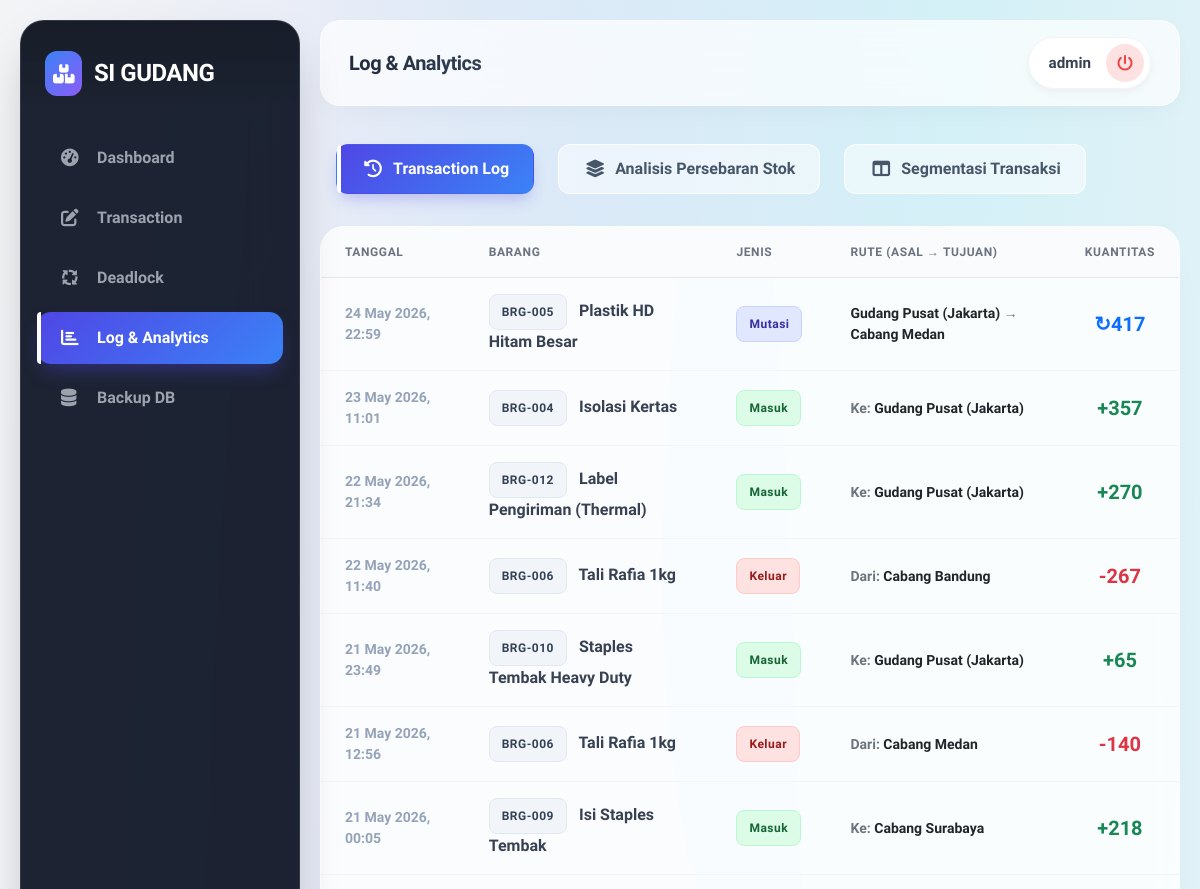
/pages/log.php (signed in, upper part), run on an earlier commit of the app's database.
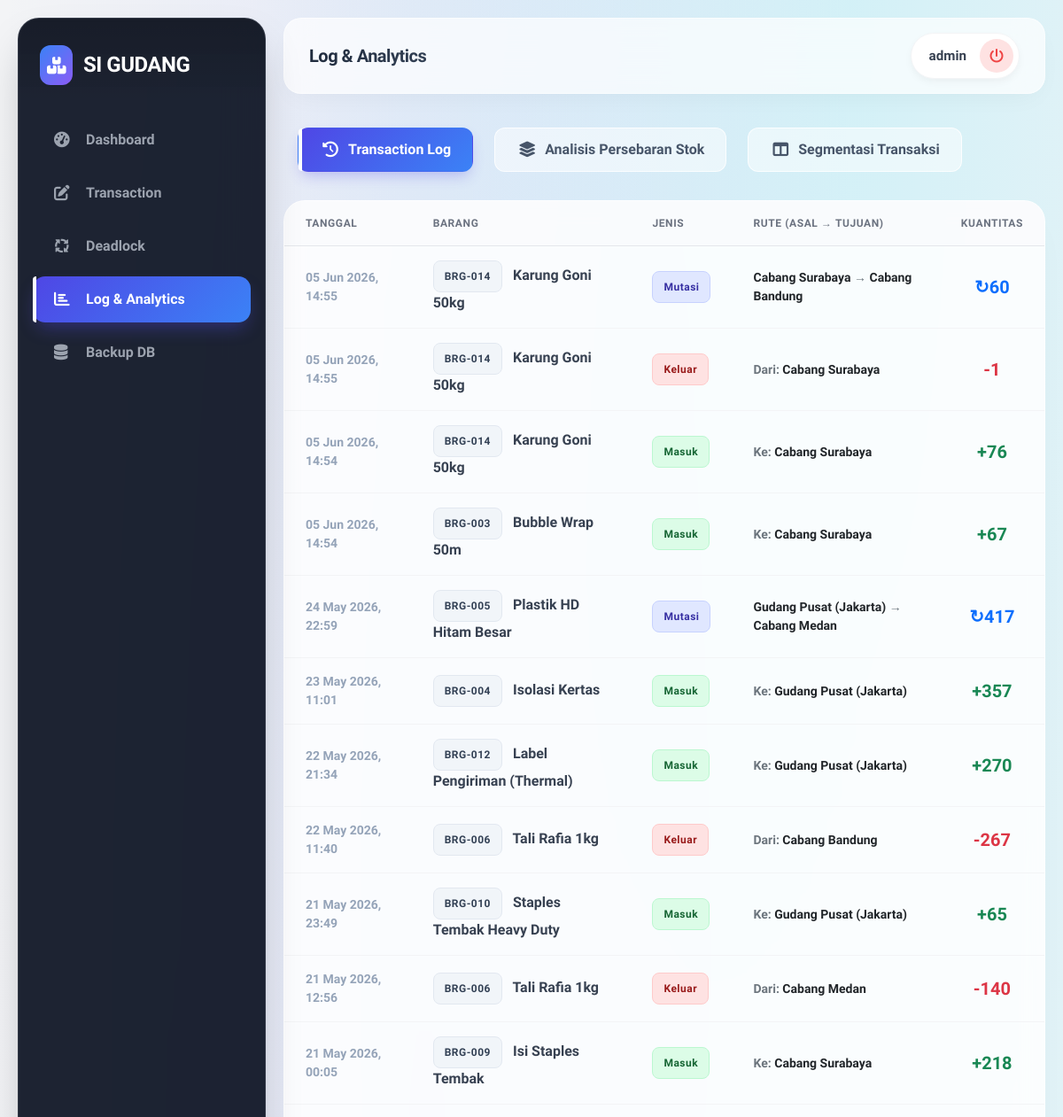
And on a later commit of the database.
### tables this page shows
CREATE TABLE `transaksi` (
  `id` int NOT NULL AUTO_INCREMENT,
  `barang_id` int NOT NULL,
  `jenis_transaksi` enum('masuk','keluar','mutasi') NOT NULL,
  `jumlah` int NOT NULL,
  `cabang_asal_id` int DEFAULT NULL,
  `cabang_tujuan_id` int DEFAULT NULL,
  `tanggal` timestamp NULL DEFAULT CURRENT_TIMESTAMP,
  PRIMARY KEY (`id`),
  KEY `barang_id` (`barang_id`),
  KEY `cabang_asal_id` (`cabang_asal_id`),
  KEY `cabang_tujuan_id` (`cabang_tujuan_id`),
  CONSTRAINT `transaksi_ibfk_1` FOREIGN KEY (`barang_id`) REFERENCES `barang` (`id`) ON DELETE CASCADE,
  CONSTRAINT `transaksi_ibfk_2` FOREIGN KEY (`cabang_asal_id`) REFERENCES `cabang` (`id`) ON DELETE SET NULL,
  CONSTRAINT `transaksi_ibfk_3` FOREIGN KEY (`cabang_tujuan_id`) REFERENCES `cabang` (`id`) ON DELETE SET NULL
);

CREATE TABLE `barang` (
  `id` int NOT NULL AUTO_INCREMENT,
  `kode_barang` varchar(20) NOT NULL,
  `nama_barang` varchar(100) NOT NULL,
  PRIMARY KEY (`id`),
  UNIQUE KEY `kode_barang` (`kode_barang`)
);

CREATE TABLE `cabang` (
  `id` int NOT NULL AUTO_INCREMENT,
  `nama_cabang` varchar(100) NOT NULL,
  `lokasi` varchar(255) DEFAULT NULL,
  PRIMARY KEY (`id`)
);

### pages/log.php (the view, shortened to what this page needs)
<?php
require_once __DIR__ . '/../config/koneksi.php';
$query_log = "
    SELECT
        t.tanggal,
        b.kode_barang,
        b.nama_barang,
        t.jenis_transaksi,
        t.jumlah,
        c1.nama_cabang as asal,
        c2.nama_cabang as tujuan
    FROM transaksi t
    JOIN barang b ON t.barang_id = b.id
    LEFT JOIN cabang c1 ON t.cabang_asal_id = c1.id
    LEFT JOIN cabang c2 ON t.cabang_tujuan_id = c2.id
    ORDER BY t.tanggal DESC
";
$transaksi = mysqli_query($conn, $query_log);
?>
<!DOCTYPE html>
<html lang="id">
<head>
    <link href="https://cdn.jsdelivr.net/npm/bootstrap@5.3.0/dist/css/bootstrap.min.css" rel="stylesheet">
    <link rel="stylesheet" href="https://cdnjs.cloudflare.com/ajax/libs/font-awesome/6.4.0/css/all.min.css">
</head>
<body>
<div class="sidebar-container d-none d-md-flex">
    <div class="sidebar-logo">
        <h4 class="text-white fw-bold m-0 d-flex align-items-center" style="letter-spacing:-0.5px;">
            <div style="background: linear-gradient(135deg, #3b82f6, #8b5cf6); padding: 8px; border-radius: 12px; margin-right: 12px;">
                <i class="fa-solid fa-boxes-stacked text-white" style="font-size: 1.2rem;"></i>
            </div>
            SI GUDANG
        </h4>
    </div>
    <div class="flex-grow-1 overflow-auto mt-2 pb-4">
        <a class="nav-link" href="index.php"><i class="fa-solid fa-gauge-high"></i> Dashboard</a>
        <?php if ($_SESSION['role'] == 'Admin') : ?>
        <a class="nav-link" href="transaction.php"><i class="fa-solid fa-pen-to-square"></i> Transaction</a>
        <a class="nav-link" href="deadlock.php"><i class="fa-solid fa-arrows-spin"></i> Deadlock</a>
        <?php endif; ?>
        <a class="nav-link active" href="log.php"><i class="fa-solid fa-chart-bar"></i> Log & Analytics</a>
        <?php if ($_SESSION['role'] == 'Admin') : ?>
        <a class="nav-link" href="backup.php"><i class="fa-solid fa-database"></i> Backup DB</a>
        <?php endif; ?>
    </div>
</div>
<div class="main-wrapper">
    <div class="topbar-floating">
        <h5 class="topbar-title">Log & Analytics</h5>
        <div class="user-profile">
            <span><?= $_SESSION['username']; ?></span>
            <a href="logout.php" class="btn-logout" title="Logout"><i class="fa-solid fa-power-off"></i></a>
        </div>
    </div>
    <ul class="nav nav-pills mb-4" id="logTab" role="tablist">
        <li class="nav-item" role="presentation">
            <button class="nav-link active" id="transaksi-tab" data-bs-toggle="pill" data-bs-target="#transaksi" type="button" role="tab" aria-controls="transaksi" aria-selected="true"><i class="fa-solid fa-clock-rotate-left me-2"></i> Transaction Log</button>
        </li>
        <li class="nav-item" role="presentation">
            <button class="nav-link" id="komparasi-tab" data-bs-toggle="pill" data-bs-target="#komparasi" type="button" role="tab" aria-controls="komparasi" aria-selected="false"><i class="fa-solid fa-layer-group me-2"></i> Analisis Persebaran Stok</button>
        </li>
        <li class="nav-item" role="presentation">
            <button class="nav-link" id="frag-tab" data-bs-toggle="pill" data-bs-target="#frag" type="button" role="tab" aria-controls="frag" aria-selected="false"><i class="fa-solid fa-table-columns me-2"></i> Segmentasi Transaksi</button>
        </li>
    </ul>
    <div class="tab-content" id="logTabContent">
        <div class="tab-pane fade show active" id="transaksi" role="tabpanel" aria-labelledby="transaksi-tab">
            <div class="card-premium">
                <div class="table-responsive">
                    <table class="table-custom">
                        <thead>
                            <tr>
                                <th class="ps-4">Tanggal</th>
                                <th>Barang</th>
                                <th>Jenis</th>
                                <th>Rute (Asal &rarr; Tujuan)</th>
                                <th class="text-center">Kuantitas</th>
                            </tr>
                        </thead>
                        <tbody>
                            <?php while($log = mysqli_fetch_assoc($transaksi)) : ?>
                            <tr>
                                <td class="ps-4 small fw-semibold" style="color:#94a3b8;"><?= date('d M Y, H:i', strtotime($log['tanggal'])); ?></td>
                                <td class="fw-bold">
                                    <span class="badge-soft badge-soft-dark me-2"><?= $log['kode_barang']; ?></span>
                                    <?= $log['nama_barang']; ?>
                                </td>
                                <td>
                                    <?php if($log['jenis_transaksi'] == 'masuk') echo '<span class="badge-soft badge-soft-success">Masuk</span>';
                                          elseif($log['jenis_transaksi'] == 'keluar') echo '<span class="badge-soft badge-soft-danger">Keluar</span>';
                                          else echo '<span class="badge-soft badge-soft-primary">Mutasi</span>'; ?>
                                </td>
                                <td class="small fw-semibold text-secondary">
                                    <?php if($log['jenis_transaksi'] == 'masuk') echo "Ke: <strong class='text-dark'>{$log['tujuan']}</strong>";
                                          elseif($log['jenis_transaksi'] == 'keluar') echo "Dari: <strong class='text-dark'>{$log['asal']}</strong>";
                                          else echo "<strong class='text-dark'>{$log['asal']}</strong> &rarr; <strong class='text-dark'>{$log['tujuan']}</strong>"; ?>
                                </td>
                                <td class="text-center fw-bolder fs-5 <?= $log['jenis_transaksi'] == 'masuk' ? 'text-success' : ($log['jenis_transaksi'] == 'keluar' ? 'text-danger' : 'text-primary'); ?>">
                                    <?= $log['jenis_transaksi'] == 'masuk' ? '+' : ($log['jenis_transaksi'] == 'keluar' ? '-' : '↻'); ?><?= $log['jumlah']; ?>
                                </td>
                            </tr>
                            <?php endwhile; ?>
                        </tbody>
                    </table>
                </div>
            </div>
        </div>
    </div>
</div>
</body>
</html>

What changed in the data, as far as the page shows it:
added transaksi: tanggal "05 Jun 2026, 14:55", barang.kode_barang "BRG-014", barang.nama_barang "Karung Goni 50kg", jenis_transaksi "Mutasi", cabang_asal.nama_cabang "Cabang Surabaya", cabang_tujuan.nama_cabang "Cabang Bandung", jumlah "60"
added transaksi: tanggal "05 Jun 2026, 14:55", barang.kode_barang "BRG-014", barang.nama_barang "Karung Goni 50kg", jenis_transaksi "Keluar", cabang_asal.nama_cabang "Cabang Surabaya", jumlah "1"
added transaksi: tanggal "05 Jun 2026, 14:54", barang.kode_barang "BRG-014", barang.nama_barang "Karung Goni 50kg", jenis_transaksi "Masuk", cabang_tujuan.nama_cabang "Cabang Surabaya", jumlah "76"
added transaksi: tanggal "05 Jun 2026, 14:54", barang.kode_barang "BRG-003", barang.nama_barang "Bubble Wrap 50m", jenis_transaksi "Masuk", cabang_tujuan.nama_cabang "Cabang Surabaya", jumlah "67"
